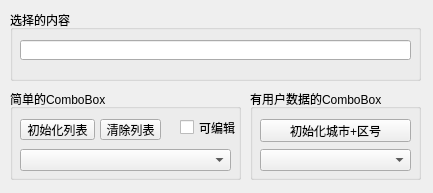
<?xml version="1.0" encoding="UTF-8"?>
<ui version="4.0">
 <class>Form</class>
 <widget class="QWidget" name="Form">
  <property name="geometry">
   <rect>
    <x>0</x>
    <y>0</y>
    <width>433</width>
    <height>193</height>
   </rect>
  </property>
  <property name="windowTitle">
   <string>Form</string>
  </property>
  <widget class="QGroupBox" name="groupBox">
   <property name="geometry">
    <rect>
     <x>10</x>
     <y>10</y>
     <width>411</width>
     <height>71</height>
    </rect>
   </property>
   <property name="title">
    <string>选择的内容</string>
   </property>
   <widget class="QLineEdit" name="lineEdit">
    <property name="geometry">
     <rect>
      <x>10</x>
      <y>30</y>
      <width>391</width>
      <height>20</height>
     </rect>
    </property>
   </widget>
  </widget>
  <widget class="QGroupBox" name="groupBox_2">
   <property name="geometry">
    <rect>
     <x>10</x>
     <y>89</y>
     <width>231</width>
     <height>91</height>
    </rect>
   </property>
   <property name="title">
    <string>简单的ComboBox</string>
   </property>
   <widget class="QPushButton" name="btnIniItems">
    <property name="geometry">
     <rect>
      <x>10</x>
      <y>30</y>
      <width>75</width>
      <height>21</height>
     </rect>
    </property>
    <property name="text">
     <string>初始化列表</string>
    </property>
   </widget>
   <widget class="QPushButton" name="pushButton_2">
    <property name="geometry">
     <rect>
      <x>90</x>
      <y>30</y>
      <width>61</width>
      <height>21</height>
     </rect>
    </property>
    <property name="text">
     <string>清除列表</string>
    </property>
   </widget>
   <widget class="QCheckBox" name="chkBoxEditable">
    <property name="geometry">
     <rect>
      <x>170</x>
      <y>30</y>
      <width>70</width>
      <height>17</height>
     </rect>
    </property>
    <property name="text">
     <string>可编辑</string>
    </property>
   </widget>
   <widget class="QComboBox" name="comboBox">
    <property name="geometry">
     <rect>
      <x>10</x>
      <y>60</y>
      <width>211</width>
      <height>22</height>
     </rect>
    </property>
   </widget>
  </widget>
  <widget class="QGroupBox" name="groupBox_3">
   <property name="geometry">
    <rect>
     <x>250</x>
     <y>89</y>
     <width>171</width>
     <height>91</height>
    </rect>
   </property>
   <property name="title">
    <string>有用户数据的ComboBox</string>
   </property>
   <widget class="QPushButton" name="btnIni2">
    <property name="geometry">
     <rect>
      <x>10</x>
      <y>30</y>
      <width>151</width>
      <height>23</height>
     </rect>
    </property>
    <property name="text">
     <string>初始化城市+区号</string>
    </property>
   </widget>
   <widget class="QComboBox" name="comboBox_2">
    <property name="geometry">
     <rect>
      <x>10</x>
      <y>60</y>
      <width>151</width>
      <height>22</height>
     </rect>
    </property>
   </widget>
  </widget>
 </widget>
 <resources/>
 <connections/>
</ui>
